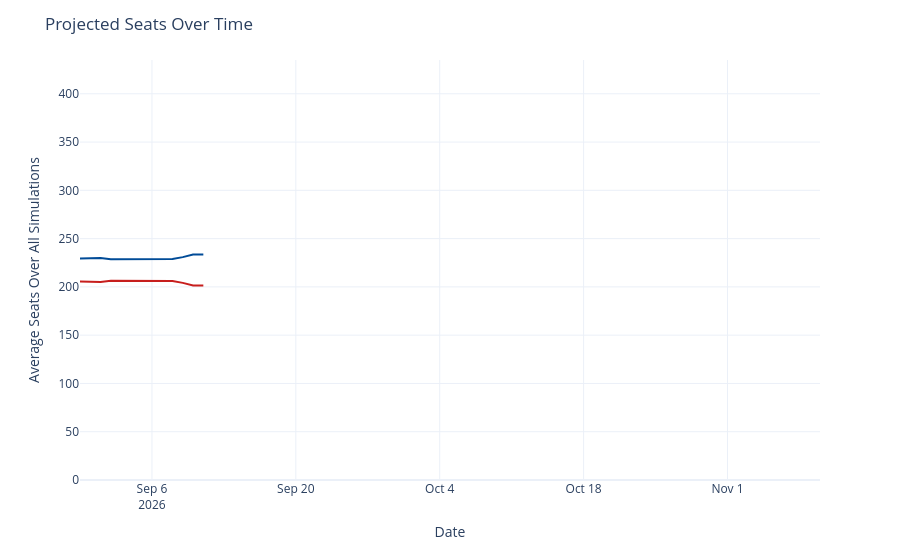

Here is the notebook cell this chart was saved with:
### Code cell
seats_over_time = output_ts[(output_ts['geo'] == 'US House') &
                             (output_ts['type'] == 'seats')]
seats_over_time['rep_seats'] = seats_over_time['y'].map(lambda x: 435 - x)
seats_over_time = seats_over_time.rename({'y': 'Democrats', 'rep_seats': 'Republicans'}, axis=1)
seats_time_ser = px.line(seats_over_time, x='date', y=['Democrats', 'Republicans'], template='plotly_white',
                        color_discrete_map={'Democrats': '#004b97', 'Republicans': '#c71e1d'},)
seats_time_ser.update_traces(hovertemplate="%{y:.1f}")
seats_time_ser.update_layout(
    xaxis=dict(range=[pd.to_datetime('2026-08-30'), pd.to_datetime('2026-11-10')]),
    yaxis=dict(range=[0, 435]),
    xaxis_title='Date',
    yaxis_title='Average Seats Over All Simulations',
    title=dict(text="Projected Seats Over Time"),
    hovermode="x",
    showlegend=False
)
seats_time_ser

### Figure 1 — Plotly figure (JSON) as saved in the notebook; plotly's stock layout.template omitted (floating-point values rounded to 4 significant figures)
{"data": [{"hovertemplate": "%{y:.1f}", "legendgroup": "Democrats", "line": {"color": "#004b97", "dash": "solid"}, "marker": {"symbol": "circle"}, "mode": "lines", "name": "Democrats", "orientation": "v", "showlegend": true, "type": "scatter", "x": ["2026-08-30", "2026-08-31", "2026-09-01", "2026-09-02", "2026-09-03", "2026-09-04", "2026-09-05", "2026-09-06", "2026-09-07", "2026-09-08", "2026-09-09", "2026-09-10", "2026-09-11"], "xaxis": "x", "y": [229.4, 230.0, 230.0, 228.5, 228.5, 228.7, 228.7, 228.9, 228.8, 228.9, 230.8, 233.6, 233.6], "yaxis": "y"}, {"hovertemplate": "%{y:.1f}", "legendgroup": "Republicans", "line": {"color": "#c71e1d", "dash": "solid"}, "marker": {"symbol": "circle"}, "mode": "lines", "name": "Republicans", "orientation": "v", "showlegend": true, "type": "scatter", "x": ["2026-08-30", "2026-08-31", "2026-09-01", "2026-09-02", "2026-09-03", "2026-09-04", "2026-09-05", "2026-09-06", "2026-09-07", "2026-09-08", "2026-09-09", "2026-09-10", "2026-09-11"], "xaxis": "x", "y": [205.6, 205.0, 205.0, 206.5, 206.5, 206.3, 206.3, 206.1, 206.2, 206.1, 204.2, 201.4, 201.4], "yaxis": "y"}], "layout": {"hovermode": "x", "legend": {"title": {"text": "variable"}, "tracegroupgap": 0}, "margin": {"t": 60}, "showlegend": false, "title": {"text": "Projected Seats Over Time"}, "xaxis": {"anchor": "y", "domain": [0, 1], "range": ["2026-08-30T00:00:00", "2026-11-10T00:00:00"], "title": {"text": "Date"}}, "yaxis": {"anchor": "x", "domain": [0, 1], "range": [0, 435], "title": {"text": "Average Seats Over All Simulations"}}}}
